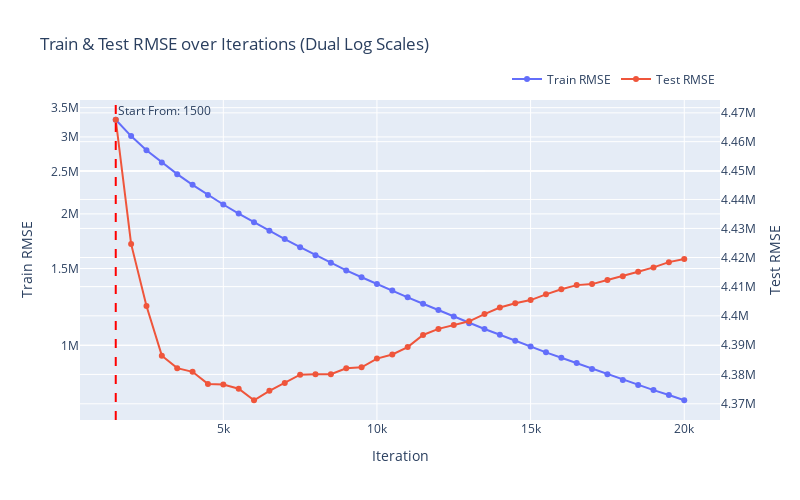

Source (notebook cell):
### Markdown cell above
### Reality

### Code cell
test_params_overfitting(hand_picked_params, "Hand-picked")
